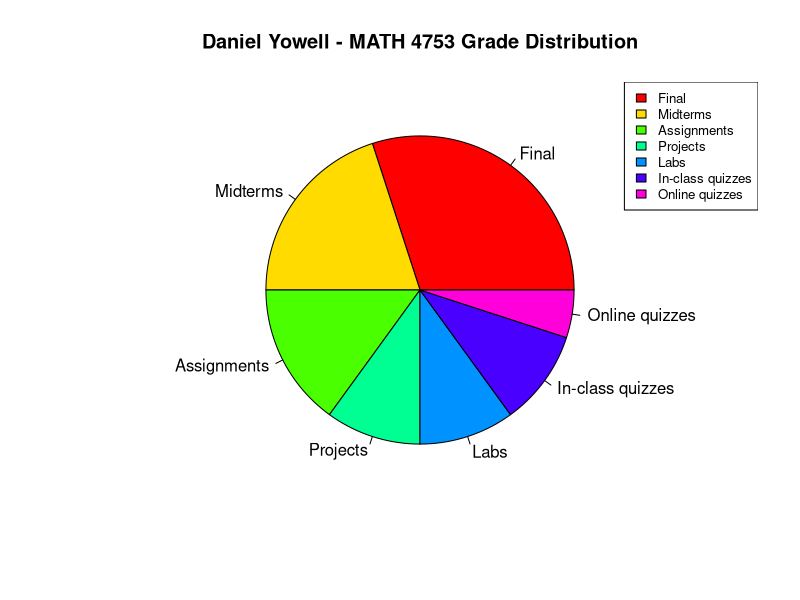
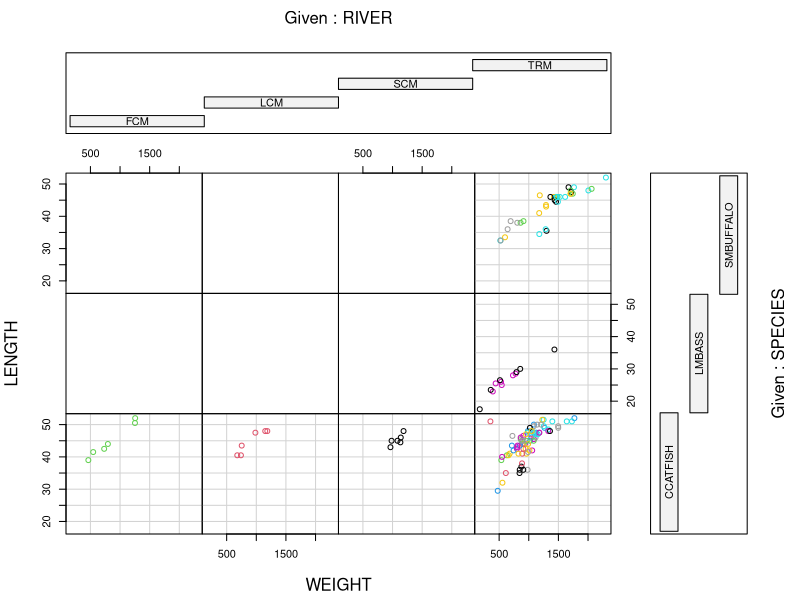
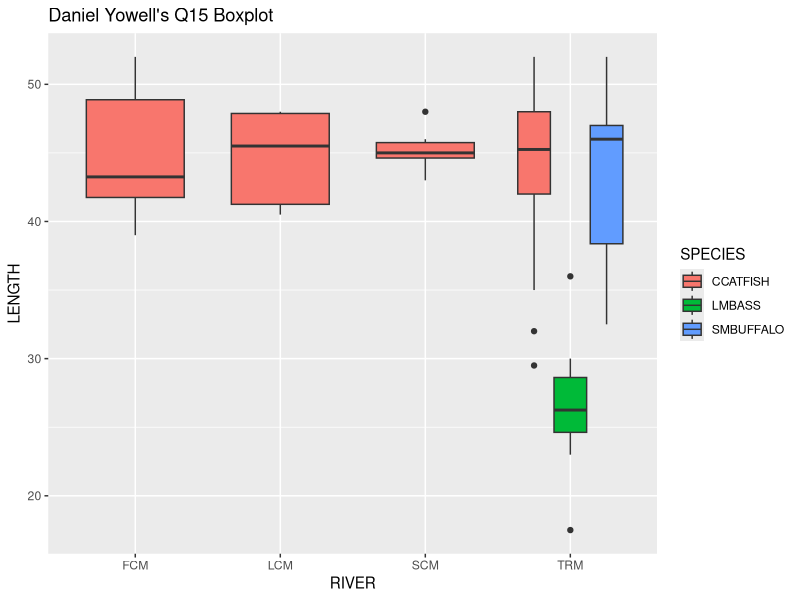

Source code (R) for these figures, in order:
## ---- chunk 1
knitr::opts_chunk$set(echo = TRUE)
## ---- chunk 2
grades <- c(
  "Final" = 30, 
  "Midterms" = 20, 
  "Assignments" = 15, 
  "Projects" = 10, 
  "Labs" = 10, 
  "In-class quizzes" = 10, 
  "Online quizzes" = 5
  )

# Customizing the pie chart
pie(grades, labels = names(grades), col = rainbow(length(grades)), main = "Daniel Yowell - MATH 4753 Grade Distribution")
legend("topright", cex=0.8, legend = names(grades), fill = rainbow(length(grades)))

## ---- chunk 3
ddt <- read.csv("DDT.csv")

m=with(ddt, as.numeric(factor(MILE))) # A 
print(ddt$MILE)
print(factor(ddt$MILE))
print(m)
length(unique(m)) #B

coplot(LENGTH ~ WEIGHT | RIVER*SPECIES, data = ddt, pch = 1, col = m)
## ---- chunk 4
library(dplyr)
subset <- ddt %>% filter(SPECIES == 'CCATFISH' & RIVER == 'FCM')
mean(subset$DDT)
## ---- chunk 5
#Mode function
getmode <- function(v) {
   uniqv <- unique(v)
   uniqv[which.max(tabulate(match(v, uniqv)))]
}
## ---- chunk 6
library(ggplot2)
ggplot(ddt, aes(x = RIVER, y = LENGTH, fill = SPECIES)) + geom_boxplot() + ggtitle("Daniel Yowell's Q15 Boxplot")
